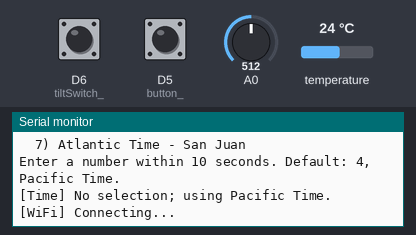
A program run on a simulated ESP8266 (NodeMCU). On the bench: the last lines printed to the serial monitor. The inputs (shaded band) are chosen by the test bench; at power-on: D6 (tiltSwitch_) HIGH, D5 (button_) HIGH, A0 = 512, temperature 24 °C. WiFi joins after 1.5 s; servers stay silent unless stated; the local clock reads 2024-03-15 10:24:30 at power-on unless the program sets it; web services answer with replies made up by the test bench.

Above: at 11.3 s.
11.4 s: D6 (tiltSwitch_) pulled LOW for 0.15 s
At 11.64 s:
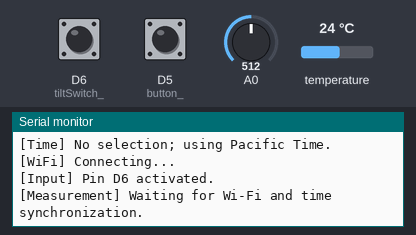
13.0 s: D5 (button_) pulled LOW for 0.15 s
At 14.2 s:
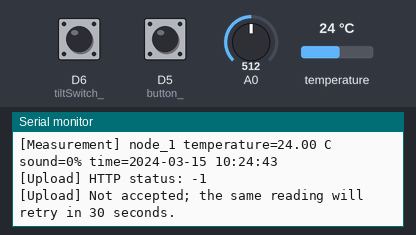
14.8 s: D6 (tiltSwitch_) pulled LOW for 1 s
At 16.5 s:
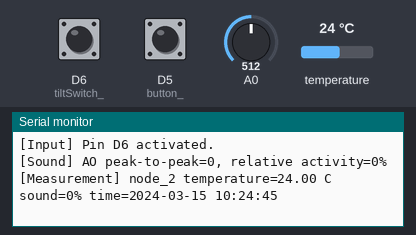
17.3 s: D5 (button_) pulled LOW for 1 s
At 17.6 s:
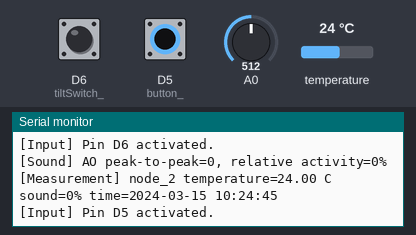

The program:

main.cpp
```cpp
/*
 * Project/Program Name : ESP8266 Temperature and Sound Logger
 * File Name            : main.cpp
 * Author               : Yahir Magana
 * Date                 : 2026-11-06
 * Version              : 2.0
 *
 * Purpose:
 * Starts the sensor project and runs its regular update function.
 *
 * Inputs:
 * SensorProject hardware inputs and USB serial time-zone selection.
 *
 * Outputs:
 * Setup/status output through USB serial; sensor data is sent by the project.
 *
 * Example Application:
 * setup() initializes the ESP8266; loop() repeatedly checks switches and retries
 * any sensor message that the server has not accepted.
 *
 * Dependencies:
 * ProjectFunctions.h and the ESP8266 Arduino framework.
 *
 * Usage Notes:
 * Keep loop() short; component and network work is implemented in
 * ProjectFunctions.cpp.
 * ---------------------------------------------------------------------------
 */

#include <Arduino.h>
#include "ProjectFunctions.h"

SensorProject project;

void setup() {
    Serial.begin(115200);
    Serial.setTimeout(50);
    delay(100);
    project.begin();
}

void loop() {
    project.update();
    delay(2);
}
```

ProjectFunctions.h
```cpp
/*
 * Project/Program Name : ESP8266 Temperature and Sound Logger
 * File Name            : ProjectFunctions.h
 * Author               : Yahir Magana
 * Date                 : 2026-11-06
 * Version              : 2.0
 *
 * Purpose:
 * Declares the single project controller used by the short main loop.
 *
 * Inputs:
 * DS18B20, sound sensor, pushbutton, tilt sensor, Wi-Fi, and USB serial input.
 *
 * Outputs:
 * Timestamped sensor readings sent to the HTTPS PHP endpoint and status output.
 *
 * Example Application:
 * Call begin() once from setup() and update() repeatedly from loop().
 *
 * Dependencies:
 * Arduino framework, OneWire, and DallasTemperature.
 *
 * Usage Notes:
 * Pin assignments are for a NodeMCU ESP8266 development board.
 * ---------------------------------------------------------------------------
 */

#pragma once

#include <Arduino.h>
#include <DallasTemperature.h>
#include <OneWire.h>

class SensorProject {
public:
    SensorProject();

    void begin();
    void update();

private:
    static constexpr uint8_t kMaxPending = 5;

    struct SwitchInput {
        uint8_t pin;
        bool lastRawActive;
        bool stableActive;
        uint32_t lastChangeMs;
    };

    struct Measurement {
        char nodeName[11];
        char timestamp[20];
        float temperatureC;
        uint8_t soundPercent;
        bool attempted;
        uint32_t lastAttemptMs;
    };

    void selectTimeZone();
    void updateWiFi();
    void updateClock();
    bool synchronizeClock();
    bool switchActivated(SwitchInput& input);
    void captureAndQueue(const char* nodeName);
    uint8_t readSoundPercent();
    bool makeTimestamp(char* output, size_t outputSize) const;
    void sendPendingMeasurements();
    bool sendMeasurement(const Measurement& measurement);
    void printConnectionInfo() const;

    OneWire oneWire_;
    DallasTemperature temperatureSensor_;

    SwitchInput button_;
    SwitchInput tiltSwitch_;

    Measurement pending_[kMaxPending];
    uint8_t pendingCount_ = 0;

    char selectedTimeZone_[32];
    bool wasConnected_ = false;
    bool clockReady_ = false;

    uint32_t lastWiFiAttemptMs_ = 0;
    uint32_t lastClockAttemptMs_ = 0;
    uint32_t lastClockSyncMs_ = 0;
    uint32_t lastRssiPrintMs_ = 0;
};
```

Secrets.h
```cpp
#pragma once

// Copy this file to Secrets.h and enter your local Wi-Fi and HTTPS endpoint.
// Do not commit Secrets.h or publish it with real credentials.
#define WIFI_SSID_VALUE ""
#define WIFI_PASSWORD_VALUE ""
#define UPLOAD_URL_VALUE ""
```

Source omitted: ProjectFunctions.cpp (18588 bytes)

Measured:
- after the input at 11.4 s, the serial monitor: prints a new line after 0.12 s (image 1)
- after the input at 13.0 s, the serial monitor: prints a new line after 0.12 s (image 2)
- after the input at 14.8 s, the serial monitor: prints a new line after 0.12 s (image 3)
- after the input at 17.3 s, the serial monitor: prints a new line after 0.12 s (image 4)
